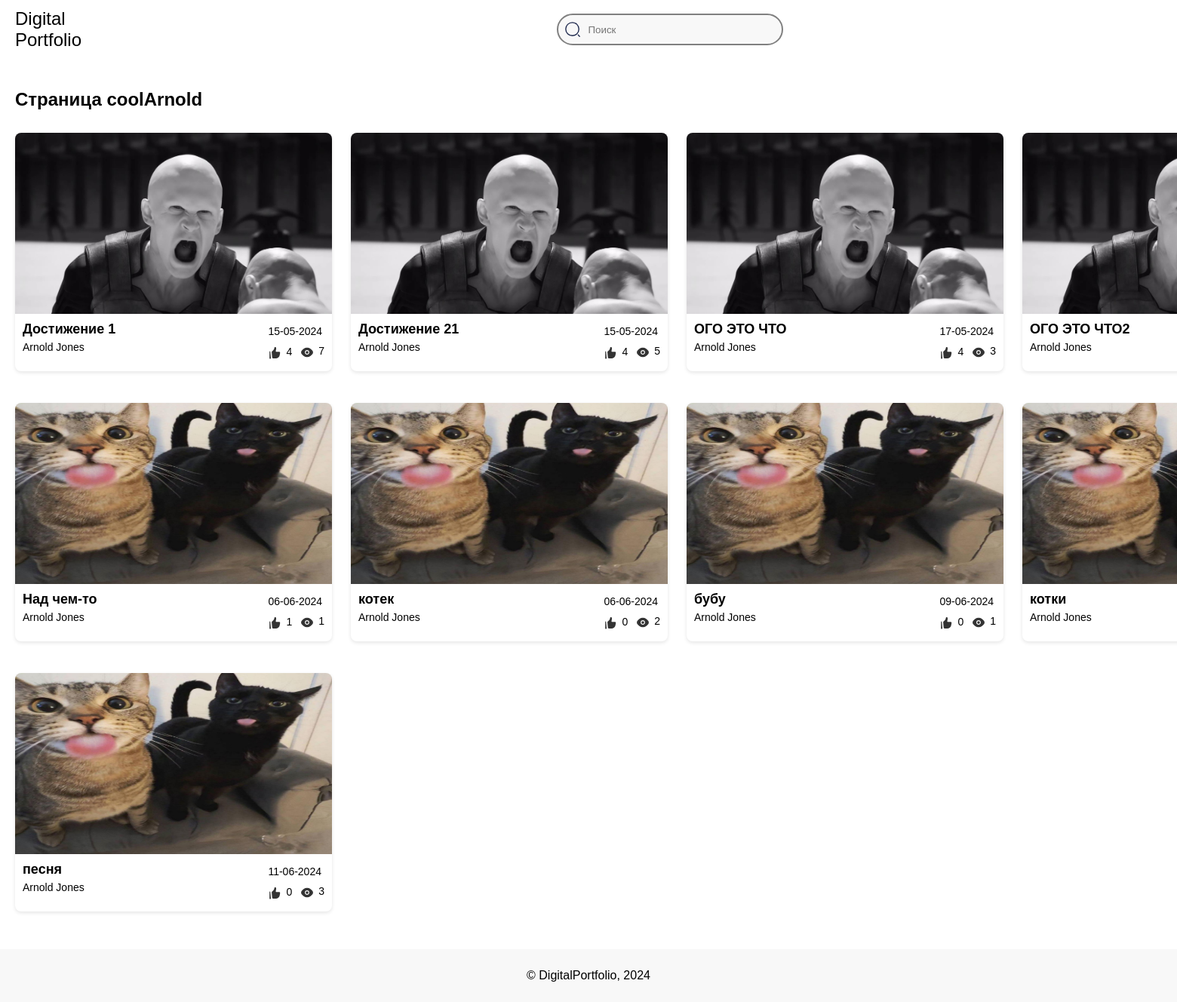
The page /coolarnold/ (signed in) on the database its author committed.
### main/models.py (models this page shows, shortened)
class Profile(models.Model):
    user = models.OneToOneField(User, on_delete=models.CASCADE)
    slug = models.SlugField(unique=True, blank=True)
    is_private = models.BooleanField(default=False)
    avatar = models.ImageField(
        null=True,
        validators=[
            FileExtensionValidator(allowed_extensions=['jpg', 'jpeg', 'png']),
        ]
    )
    objects = models.Manager()
    class Meta:
        verbose_name = 'Profile'
        verbose_name_plural = 'Profiles'

class Achievements(models.Model):
    title = models.CharField(max_length=50)
    preview = models.ImageField(
        null=True,
        validators=[
            FileExtensionValidator(allowed_extensions=['jpg', 'jpeg', 'png']),
        ]
    )
    file = models.FileField(
        validators=[
            FileExtensionValidator(allowed_extensions=['jpg', 'jpeg', 'png', 'pdf', 'ogg', 'mp3']),
        ]
    )
    pub_date = models.DateTimeField(auto_now_add=True)
    likes = models.IntegerField(default=0)
    views = models.IntegerField(default=0)
    liked_by = models.ManyToManyField(User, related_name='liked_achievements', blank=True)
    author = models.ForeignKey(
        User,
        on_delete=models.CASCADE,
        null=True,
    )
    objects = models.Manager()
    def formatted_likes(self):
        return format_number_with_suffix(self.likes)
    def formatted_views(self):
        return format_number_with_suffix(self.views)
    class Meta:
        verbose_name = 'Achievement'
        verbose_name_plural = 'Achievements'

### main/views.py (the view)
# urls.py: path('<slug:slug>/', UserProfileDetailView.as_view(), name='user-detail'),
class UserProfileDetailView(DetailView):
    model = Profile
    template_name = 'main/about.html'
    context_object_name = 'profile'
    slug_field = 'slug'
    slug_url_kwarg = 'slug'
    def get(self, request, *args, **kwargs):
        query = request.GET.get('q')
        if query:
            try:
                user = User.objects.get(username=query)
                return redirect(reverse('user-detail', kwargs={'slug': slugify(user.username)}))
            except Exception:
                pass
        return super().get(request, *args, **kwargs)
    def get_context_data(self, **kwargs):
        context = super().get_context_data(**kwargs)
        profile = self.get_object()
        context['achievements'] = Achievements.objects.filter(author=profile.user)
        return context

### main/models.py (called while the page is built)
def format_number_with_suffix(value):
    if value >= 1000:
        return f"{value // 1000}k"
    else:
        return str(value)

### main/templates/main/about.html (shortened to what this page needs)
{% load static %}
<!DOCTYPE html>
<html lang="en">
<head>
    <link rel="stylesheet" href="{% static 'main/css/about.css' %}">
</head>
<body>
<header>
    <div class="logo">
        <p>Digital</p>
        <p>Portfolio</p>
    </div>
    <div class="search-bar">
        <form method="get">
            <div class="input-group">
                <input type="text" name="q" placeholder="Поиск">
            </div>
        </form>
    </div>
</header>
<main>
    <h1>Страница {{ profile.user.username }}</h1>
    {% if profile.is_private == False or request.user == profile.user %}
    <div class="cards-container">
        {% for ach in achievements %}
        <div class="card" data-achievement-id="{{ ach.id }}">
            <a href="{% url 'increment-views' ach.id %}">
                <img class="ach-image" src="{{ ach.preview.url }}" alt="...">
            </a>
            <div class="details">
                <div>
                    <h2>{{ ach.title }}</h2>
                    <p>{{ profile.user.first_name }} {{ profile.user.last_name }}</p>
                </div>
                <div>
                    <p>{{ ach.pub_date|date:"d-m-Y" }}</p>
                    <div class="statistic">
                        <p class="likes">
                            <img src="{% static 'main/img/Like.svg' %}" width="19" height="19">
                            <span class="likes-count">{{ ach.formatted_likes }}</span>
                        </p>
                        <p class="views">
                            <img src="{% static 'main/img/Eye.svg' %}" width="20" height="20">
                            {{ ach.formatted_views }}
                        </p>
                    </div>
                </div>
            </div>
        </div>
        {% endfor %}
    </div>
    {% else %}
    <div class="closed">
        <img src="{% static 'main/img/Lock.png' %}" width="400" height="400">
        <p> Это закрытый профиль</p>
    </div>
    {% endif %}
</main>
<footer>
    <p>© DigitalPortfolio, 2024</p>
</footer>
</body>
</html>

### main/static/main/css/about.css (style rules this page uses)
body { min-height: 100vh; display: flex; flex-direction: column; font-family: Arial, sans-serif; margin: 0; padding: 0; background-color: #FFFFFF; }
header { width: 1780px; display: flex; justify-content: space-between; align-items: center; padding: 10px 20px; margin: 0 auto; margin-bottom: 20px; }
.logo { font-size: 24px; }
.logo p { margin: 0; }
.search-bar input { padding: 5px; border-radius: 20px; border: 1px solid #ccc; width: 300px; }
.search-bar { position: relative; }
.input-group { display: flex; align-items: center; }
main h1 { width: 1780px; margin: 0 auto; margin-bottom: 30px; }
main { flex: 1; padding: 20px; margin-bottom: 30px; }
h1 { font-size: 24px; margin-bottom: 32px; margin-left: 40px; }
.cards-container { display: flex; flex-wrap: wrap; gap: 42px 25px; width: 1780px; margin: 0 auto; }
.card { width: 420px; background-color: #fff; border-radius: 8px; box-shadow: 0 2px 5px rgba(0, 0, 0, 0.1); overflow: hidden; }
.ach-image { display: block; width: 420px; height: 240px; }
.details { display: flex; justify-content: space-between; padding: 10px; }
.details h2 { font-size: 18px; margin: 0; }
.details p { font-size: 14px; margin: 5px 0; }
footer { text-align: center; padding: 10px; background-color: #F8F8F8; margin-top: auto; }
input[type=text] { height: 42px; padding: 12px 0px; margin-top: 8px; margin-bottom: 8px; box-sizing: border-box; border: 2px solid grey; border-radius: 25px; background-color: #F8F8F8; background-position: 3% 50%; background-repeat: no-repeat; padding-left: 40px; }
.statistic { margin: 0; padding: 0; display: flex; gap: 10px; justify-content: end; }
.likes { gap: 5px; display: flex; align-self: center; justify-content: start; }
.views { display: flex; align-self: center; gap: 5px; }

### rows shown on the page
Profile: user.username "coolArnold", user.first_name "Arnold", user.last_name "Jones"
Achievements: preview (picture), title "Достижение 1", pub_date "15-05-2024", formatted_likes "4", formatted_views "7"
Achievements: preview (picture), title "Достижение 21", pub_date "15-05-2024", formatted_likes "4", formatted_views "5"
Achievements: preview (picture), title "ОГО ЭТО ЧТО", pub_date "17-05-2024", formatted_likes "4", formatted_views "3"
Achievements: preview (picture), title "ОГО ЭТО ЧТО2"
Achievements: preview (picture), title "Над чем-то", pub_date "06-06-2024", formatted_likes "1", formatted_views "1"
Achievements: preview (picture), title "котек", pub_date "06-06-2024", formatted_likes "0", formatted_views "2"
Achievements: preview (picture), title "бубу", pub_date "09-06-2024", formatted_likes "0", formatted_views "1"
Achievements: preview (picture), title "котки"
Achievements: preview (picture), title "песня", pub_date "11-06-2024", formatted_likes "0", formatted_views "3"
